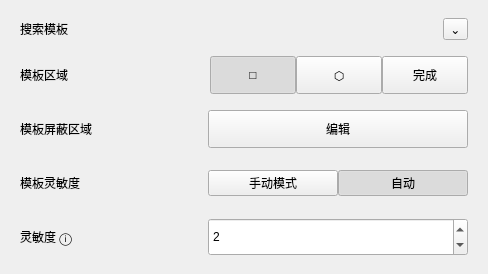
                  <widget class="QFrame" name="searchTemplateCard">
                   <property name="frameShape">
                    <enum>QFrame::NoFrame</enum>
                   </property>
                   <property name="panelRole" stdset="0">
                    <string>configCard</string>
                   </property>
                   <layout class="QVBoxLayout" name="verticalLayout_searchTemplate">
                    <property name="spacing">
                     <number>16</number>
                    </property>
                    <property name="leftMargin">
                     <number>20</number>
                    </property>
                    <property name="topMargin">
                     <number>18</number>
                    </property>
                    <property name="rightMargin">
                     <number>20</number>
                    </property>
                    <property name="bottomMargin">
                     <number>18</number>
                    </property>
                    <item>
                     <layout class="QHBoxLayout" name="horizontalLayout_templateHeader">
                      <item>
                       <widget class="QLabel" name="searchTemplateTitleLabel">
                        <property name="text">
                         <string>搜索模板</string>
                        </property>
                        <property name="role" stdset="0">
                         <string>cardTitle</string>
                        </property>
                       </widget>
                      </item>
                      <item>
                       <spacer name="horizontalSpacer_templateHeader">
                        <property name="orientation">
                         <enum>Qt::Horizontal</enum>
                        </property>
                        <property name="sizeHint" stdset="0">
                         <size>
                          <width>40</width>
                          <height>20</height>
                         </size>
                        </property>
                       </spacer>
                      </item>
                      <item>
                       <widget class="QToolButton" name="templateCollapseButton">
                        <property name="text">
                         <string>⌄</string>
                        </property>
                        <property name="role" stdset="0">
                         <string>collapseCard</string>
                        </property>
                       </widget>
                      </item>
                     </layout>
                    </item>
                    <item>
                     <layout class="QHBoxLayout" name="horizontalLayout_templateArea">
                      <property name="spacing">
                       <number>0</number>
                      </property>
                      <property name="leftMargin">
                       <number>0</number>
                      </property>
                      <property name="topMargin">
                       <number>0</number>
                      </property>
                      <property name="rightMargin">
                       <number>0</number>
                      </property>
                      <property name="bottomMargin">
                       <number>0</number>
                      </property>
                      <item>
                       <widget class="QLabel" name="templateAreaLabel">
                        <property name="minimumSize">
                         <size>
                          <width>150</width>
                          <height>0</height>
                         </size>
                        </property>
                        <property name="text">
                         <string>模板区域</string>
                        </property>
                        <property name="role" stdset="0">
                         <string>rowField</string>
                        </property>
                       </widget>
                      </item>
                      <item>
                       <spacer name="horizontalSpacer_templateArea">
                        <property name="orientation">
                         <enum>Qt::Horizontal</enum>
                        </property>
                        <property name="sizeHint" stdset="0">
                         <size>
                          <width>40</width>
                          <height>20</height>
                         </size>
                        </property>
                       </spacer>
                      </item>
                      <item>
                       <widget class="QToolButton" name="templateRectButton">
                        <property name="sizePolicy">
                         <sizepolicy hsizetype="Preferred" vsizetype="Preferred">
                          <horstretch>0</horstretch>
                          <verstretch>0</verstretch>
                         </sizepolicy>
                        </property>
                        <property name="minimumSize">
                         <size>
                          <width>86</width>
                          <height>38</height>
                         </size>
                        </property>
                        <property name="text">
                         <string>□</string>
                        </property>
                        <property name="checkable">
                         <bool>true</bool>
                        </property>
                        <property name="checked">
                         <bool>true</bool>
                        </property>
                        <property name="actionRole" stdset="0">
                         <string>toolbarIcon</string>
                        </property>
                       </widget>
                      </item>
                      <item>
                       <widget class="QToolButton" name="templatePolygonButton">
                        <property name="sizePolicy">
                         <sizepolicy hsizetype="Preferred" vsizetype="Preferred">
                          <horstretch>0</horstretch>
                          <verstretch>0</verstretch>
                         </sizepolicy>
                        </property>
                        <property name="minimumSize">
                         <size>
                          <width>86</width>
                          <height>38</height>
                         </size>
                        </property>
                        <property name="text">
                         <string>⬡</string>
                        </property>
                        <property name="checkable">
                         <bool>true</bool>
                        </property>
                        <property name="actionRole" stdset="0">
                         <string>toolbarIcon</string>
                        </property>
                       </widget>
                      </item>
                      <item>
                       <widget class="QPushButton" name="templateFinishButton">
                        <property name="sizePolicy">
                         <sizepolicy hsizetype="Expanding" vsizetype="Expanding">
                          <horstretch>0</horstretch>
                          <verstretch>0</verstretch>
                         </sizepolicy>
                        </property>
                        <property name="minimumSize">
                         <size>
                          <width>86</width>
                          <height>38</height>
                         </size>
                        </property>
                        <property name="text">
                         <string>完成</string>
                        </property>
                        <property name="actionRole" stdset="0">
                         <string>highlight</string>
                        </property>
                       </widget>
                      </item>
                     </layout>
                    </item>
                    <item>
                     <layout class="QHBoxLayout" name="horizontalLayout_templateMask">
                      <property name="leftMargin">
                       <number>0</number>
                      </property>
                      <property name="topMargin">
                       <number>0</number>
                      </property>
                      <property name="rightMargin">
                       <number>0</number>
                      </property>
                      <property name="bottomMargin">
                       <number>0</number>
                      </property>
                      <item>
                       <widget class="QLabel" name="templateMaskLabel">
                        <property name="minimumSize">
                         <size>
                          <width>150</width>
                          <height>0</height>
                         </size>
                        </property>
                        <property name="text">
                         <string>模板屏蔽区域</string>
                        </property>
                        <property name="role" stdset="0">
                         <string>rowField</string>
                        </property>
                       </widget>
                      </item>
                      <item>
                       <widget class="QPushButton" name="templateMaskEditButton">
                        <property name="minimumSize">
                         <size>
                          <width>260</width>
                          <height>38</height>
                         </size>
                        </property>
                        <property name="text">
                         <string>编辑</string>
                        </property>
                        <property name="actionRole" stdset="0">
                         <string>gray</string>
                        </property>
                       </widget>
                      </item>
                     </layout>
                    </item>
                    <item>
                     <layout class="QHBoxLayout" name="horizontalLayout_templateSensitivity">
                      <property name="leftMargin">
                       <number>0</number>
                      </property>
                      <property name="topMargin">
                       <number>0</number>
                      </property>
                      <property name="rightMargin">
                       <number>0</number>
                      </property>
                      <property name="bottomMargin">
                       <number>0</number>
                      </property>
                      <item>
                       <widget class="QLabel" name="templateSensitivityLabel">
                        <property name="minimumSize">
                         <size>
                          <width>150</width>
                          <height>0</height>
                         </size>
                        </property>
                        <property name="text">
                         <string>模板灵敏度</string>
                        </property>
                        <property name="role" stdset="0">
                         <string>rowField</string>
                        </property>
                       </widget>
                      </item>
                      <item>
                       <widget class="QFrame" name="templateSensitivityFrame">
                        <property name="minimumSize">
                         <size>
                          <width>260</width>
                          <height>38</height>
                         </size>
                        </property>
                        <property name="maximumSize">
                         <size>
                          <width>260</width>
                          <height>38</height>
                         </size>
                        </property>
                        <property name="panelRole" stdset="0">
                         <string>optionGroup</string>
                        </property>
                        <layout class="QHBoxLayout" name="horizontalLayout_templateSensitivityButtons">
                         <property name="spacing">
                          <number>0</number>
                         </property>
                         <property name="leftMargin">
                          <number>0</number>
                         </property>
                         <property name="topMargin">
                          <number>0</number>
                         </property>
                         <property name="rightMargin">
                          <number>0</number>
                         </property>
                         <property name="bottomMargin">
                          <number>0</number>
                         </property>
                         <item>
                          <widget class="QPushButton" name="templateManualButton">
                           <property name="text">
                            <string>手动模式</string>
                           </property>
                           <property name="checkable">
                            <bool>true</bool>
                           </property>
                          </widget>
                         </item>
                         <item>
                          <widget class="QPushButton" name="templateAutoButton">
                           <property name="text">
                            <string>自动</string>
                           </property>
                           <property name="checkable">
                            <bool>true</bool>
                           </property>
                           <property name="checked">
                            <bool>true</bool>
                           </property>
                          </widget>
                         </item>
                        </layout>
                       </widget>
                      </item>
                     </layout>
                    </item>
                    <item>
                     <layout class="QHBoxLayout" name="horizontalLayout_sensitivity">
                      <property name="leftMargin">
                       <number>0</number>
                      </property>
                      <property name="topMargin">
                       <number>0</number>
                      </property>
                      <property name="rightMargin">
                       <number>0</number>
                      </property>
                      <property name="bottomMargin">
                       <number>0</number>
                      </property>
                      <item>
                       <widget class="QLabel" name="sensitivityLabel">
                        <property name="minimumSize">
                         <size>
                          <width>150</width>
                          <height>0</height>
                         </size>
                        </property>
                        <property name="text">
                         <string>灵敏度 ⓘ</string>
                        </property>
                        <property name="role" stdset="0">
                         <string>rowField</string>
                        </property>
                       </widget>
                      </item>
                      <item>
                       <widget class="QSpinBox" name="sensitivitySpinBox">
                        <property name="minimumSize">
                         <size>
                          <width>260</width>
                          <height>38</height>
                         </size>
                        </property>
                        <property name="minimum">
                         <number>1</number>
                        </property>
                        <property name="maximum">
                         <number>10</number>
                        </property>
                        <property name="value">
                         <number>2</number>
                        </property>
                       </widget>
                      </item>
                     </layout>
                    </item>
                   </layout>
                  </widget>
